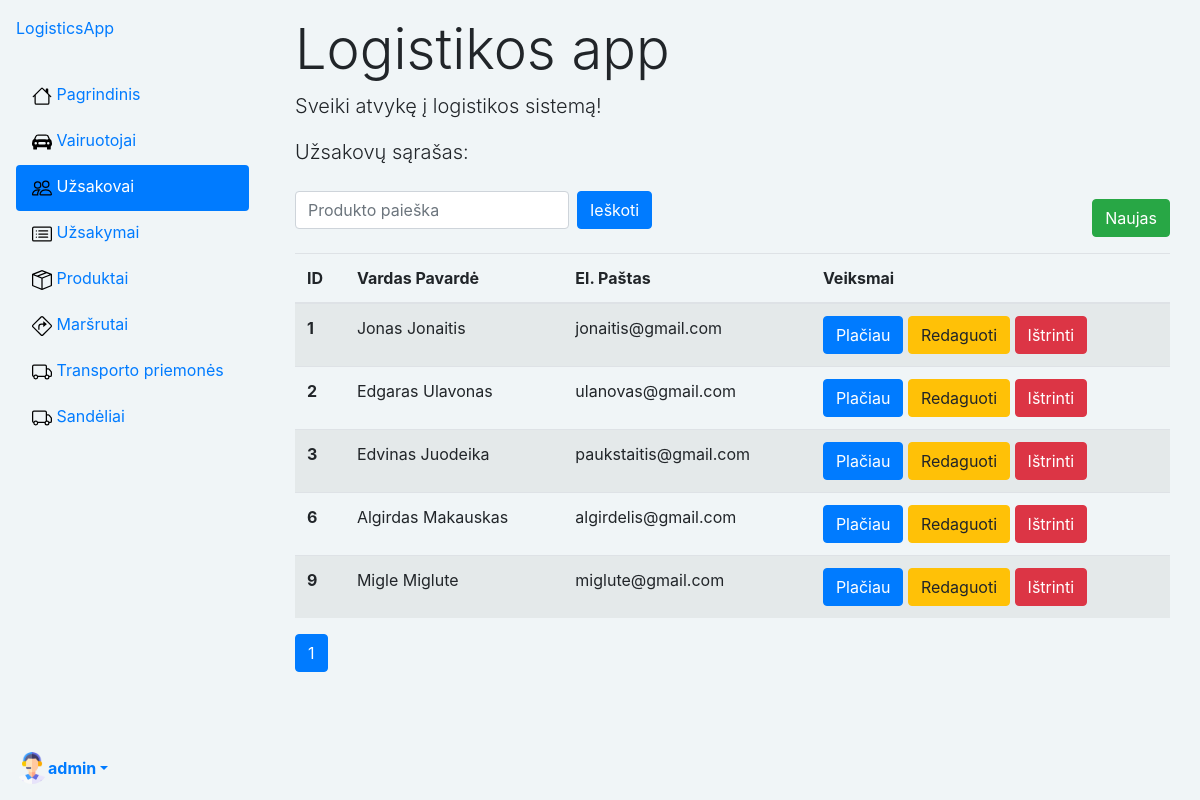
Screenshot of /logistics/customers/ (signed in) with the database file from the repository.
### logistics/models.py (models this page shows, shortened)
class Profile(models.Model):
    user = models.OneToOneField(User, on_delete=models.CASCADE)
    nuotrauka = models.ImageField(default="profile_pics/default.png", upload_to="profile_pics")

class Customer(models.Model):
    name = models.CharField('Vardas Pavarde', max_length=80, help_text='Įveskite užsakovo vardą ir pavardę')
    email = models.CharField('El.Paštas', max_length=100, unique=True, help_text='Įveskite el. paštą')
    location = models.CharField('Adresas', max_length=100, help_text='Įveskite adresą')
    phone_number = models.CharField('Tel.Nr', max_length=25, help_text='Įveskite Tel.Nr.')
    user = models.ForeignKey(User, on_delete=models.SET_NULL, null=True, blank=True)

### logistics/views.py (the view)
# urls.py: path('customers/', views.customers, name='customers'),
def customers(request):
    all_customers = Customer.objects.all()
    all_users = User.objects.all()
    query = request.GET.get('q')
    if query:
        search_customers = Customer.objects.filter(
            Q(name__icontains=query)
        )
        all_customers = search_customers
    page = request.GET.get('page', 1)
    paginator = Paginator(all_customers, 5)
    try:
        all_customers = paginator.page(page)
    except PageNotAnInteger:
        all_customers = paginator.page(1)
    except EmptyPage:
        all_customers = paginator.page(paginator.num_pages)
    context = {
        'all_customers': all_customers,
        'all_users': all_users
    }
    return render(request, 'customers/customers.html', context=context)

### logistics/templatetags/custom_pagination.py (called while the page is built)
@register.inclusion_tag('pagination_template.html')
def show_pagination_links(queryset, parameter_name='page'):
    return {'current_list': queryset, 'parameter_name': parameter_name}

### templates/customers/customers.html
{% extends "base.html" %}
{% load custom_pagination %}
{% block content %}
<div class="container mt-3">
    <h1 class="display-4">Logistikos app</h1>
    <p class="lead">Sveiki atvykę į logistikos sistemą!</p>
    <p class="lead">Užsakovų sąrašas:</p>
    <div class="d-flex justify-content-between">
        <form method="get" class="form-inline my-2 my-lg-0">
            <input class="form-control mr-sm-2" type="search" placeholder="Produkto paieška" aria-label="Search"
                   name="q"
                   value="{{ request.GET.q }}">
            <button class="btn btn-primary my-2 my-sm-0" type="submit">Ieškoti</button>
        </form>
        {% if user.is_superuser %}
        <a href="{% url 'customer-new' %}?next=/library" class="btn btn-success mt-3">Naujas</a>
        {% endif %}
    </div>
    <div class="mt-3">
        {% if all_customers %}
        <table class="table table-striped">
            <thead>
            <tr>
                <th scope="col">ID</th>
                <th scope="col">Vardas Pavardė</th>
                <th scope="col">El. Paštas</th>
                <th scope="col">Veiksmai</th>
            </tr>
            </thead>
            <tbody>
            {% for customer in all_customers %}
            <tr>
                <th scope="row">{{ customer.id }}</th>
                <td>{{ customer.name }}</td>
                <td>{{ customer.email }}</td>
                <td>
                    <a href="{% url 'customer' customer.id %}" class="btn btn-primary">Plačiau</a>
                    {% if user.is_superuser %}
                    <a href="{% url 'customer-update' customer_id=customer.id %}" class="btn btn-warning">Redaguoti</a>
                    <a href="{% url 'customer-delete' customer_id=customer.id %}" class="btn btn-danger">Ištrinti</a>
                {% endif %}
                </td>
            </tr>
            {% endfor %}
            </tbody>
        </table>
        {% show_pagination_links all_customers %}
        {% else %}
        <p>Nerasta jokių rezultatų pagal paiešką.</p>
        {% endif %}
    </div>
</div>
{% endblock %}

### templates/base.html (shortened to what this page needs)
<!DOCTYPE html>
<html lang="en">
<head>
    {% load static %}
    <link rel="stylesheet" href="https://stackpath.bootstrapcdn.com/bootstrap/4.1.3/css/bootstrap.min.css"
>
    <link rel="stylesheet" href="{% static 'css/styles.css' %}">
    <link href="https://cdn.jsdelivr.net/npm/bootstrap-icons@1.18.0/font/bootstrap-icons.css" rel="stylesheet">
</head>
<body class="d-flex" style="background-color: #F0F5F7;">
<div class="d-flex flex-column flex-shrink-0 p-3 bg-body-tertiary"
     style="width: 265px; height: 100vh; background-color: #F0F5F7;">
    <a href="/" class="d-flex align-items-center mb-3 mb-md-0 me-md-auto link-body-emphasis text-decoration-none">
        <span class="fs-4">LogisticsApp</span>
    </a>
    <ul class="nav nav-pills flex-column mb-auto">
        <li class="nav-item align-items-center">
            <a href="{% url 'index' %}"
               class="nav-link {% if request.resolver_match.url_name == 'index' %}active{% endif %}
 link-body-emphasis">
                <img src="{% static 'images/house.svg' %}" width="20" height="30" alt="Your Logo" class="me-2">
                <span class="d-none d-md-inline">Pagrindinis</span>
            </a>
        </li>
        {% if user.is_authenticated %}
        {% if user.is_superuser %}
        <li class="nav-item align-items-center">
            <a href="{% url 'drivers' %}"
               class="nav-link {% if 'drivers' in request.path %}active{% endif %} link-body-emphasis">
                <img src="{% static 'images/car-front-fill (1).svg' %}" width="20" height="30" alt="Your Logo"
                     class="me-2">
                <span class="d-none d-md-inline">Vairuotojai</span>
            </a>
        </li>
        <li class="nav-item align-items-center">
            <a href="{% url 'customers' %}"
               class="nav-link {% if 'customers' in request.path %}active{% endif %} link-body-emphasis">
                <img src="{% static 'images/people.svg' %}" width="20" height="30" alt="Your Logo" class="me-2">
                <span class="d-none d-md-inline">Užsakovai</span>
            </a>
        </li>
        <li class="nav-item align-items-center">
            <a href="{% url 'orders' %}"
               class="nav-link {% if 'orders' in request.path %}active{% endif %} link-body-emphasis">
                <img src="{% static 'images/card-list.svg' %}" width="20" height="30" alt="Your Logo" class="me-2">
                <span class="d-none d-md-inline">Užsakymai</span>
            </a>
        </li>
        <li class="nav-item align-items-center">
            <a href="{% url 'products' %}" class="nav-link {% if request.resolver_match.url_name == 'products' %}active{% endif %}
 link-body-emphasis">
                <img src="{% static 'images/box-seam.svg' %}" width="20" height="30" alt="Your Logo" class="me-2">
                <span class="d-none d-md-inline">Produktai</span>
            </a>
        </li>
        <li class="nav-item align-items-center">
            <a href="{% url 'routes' %}"
               class="nav-link {% if 'routes' in request.path %}active{% endif %} link-body-emphasis">
                <img src="{% static 'images/sign-turn-right.svg' %}" width="20" height="30" alt="Your Logo"
                     class="me-2">
                <span class="d-none d-md-inline">Maršrutai</span>
            </a>
        </li>
        <li class="nav-item align-items-center">
            <a href="{% url 'vehicles' %}"
               class="nav-link {% if 'vehicles' in request.path %}active{% endif %} link-body-emphasis">
                <img src="{% static 'images/truck.svg' %}" width="20" height="30" alt="Your Logo" class="me-2">
                <span class="d-none d-md-inline">Transporto priemonės</span>
            </a>
        </li>
        <li class="nav-item align-items-center">
            <a href="{% url 'warehouses' %}"
               class="nav-link {% if 'warehouses' in request.path %}active{% endif %} link-body-emphasis">
                <img src="{% static 'images/truck.svg' %}" width="20" height="30" alt="Your Logo" class="me-2">
                <span class="d-none d-md-inline">Sandėliai</span>
            </a>
        </li>
        {% endif %}
    </ul>
    <div class="dropdown">
        <a href="#" class="d-flex align-items-center link-body-emphasis text-decoration-none dropdown-toggle"
           data-toggle="dropdown" aria-expanded="false">
            <img src="{{ user.profile.nuotrauka.url }}" alt="" width="32" height="32" class="rounded-circle me-2">
            <strong>{{ user.get_username}}</strong>
        </a>
            {% endif %}
    </div>
</div>
<div class="container-fluid">
    {% block content %}{% endblock %}
</div>
</body>
</html>

### rows the page displays
Customer: id "1", name "Jonas Jonaitis", email "jonaitis@gmail.com"
Customer: id "2", name "Edgaras Ulavonas", email "ulanovas@gmail.com"
Customer: id "3", name "Edvinas Juodeika", email "paukstaitis@gmail.com"
Customer: id "6", name "Algirdas Makauskas", email "algirdelis@gmail.com"
Customer: id "9", name "Migle Miglute", email "miglute@gmail.com"

### other values shown
{{ user.get_username }} "admin"
{{ i }} "1"
